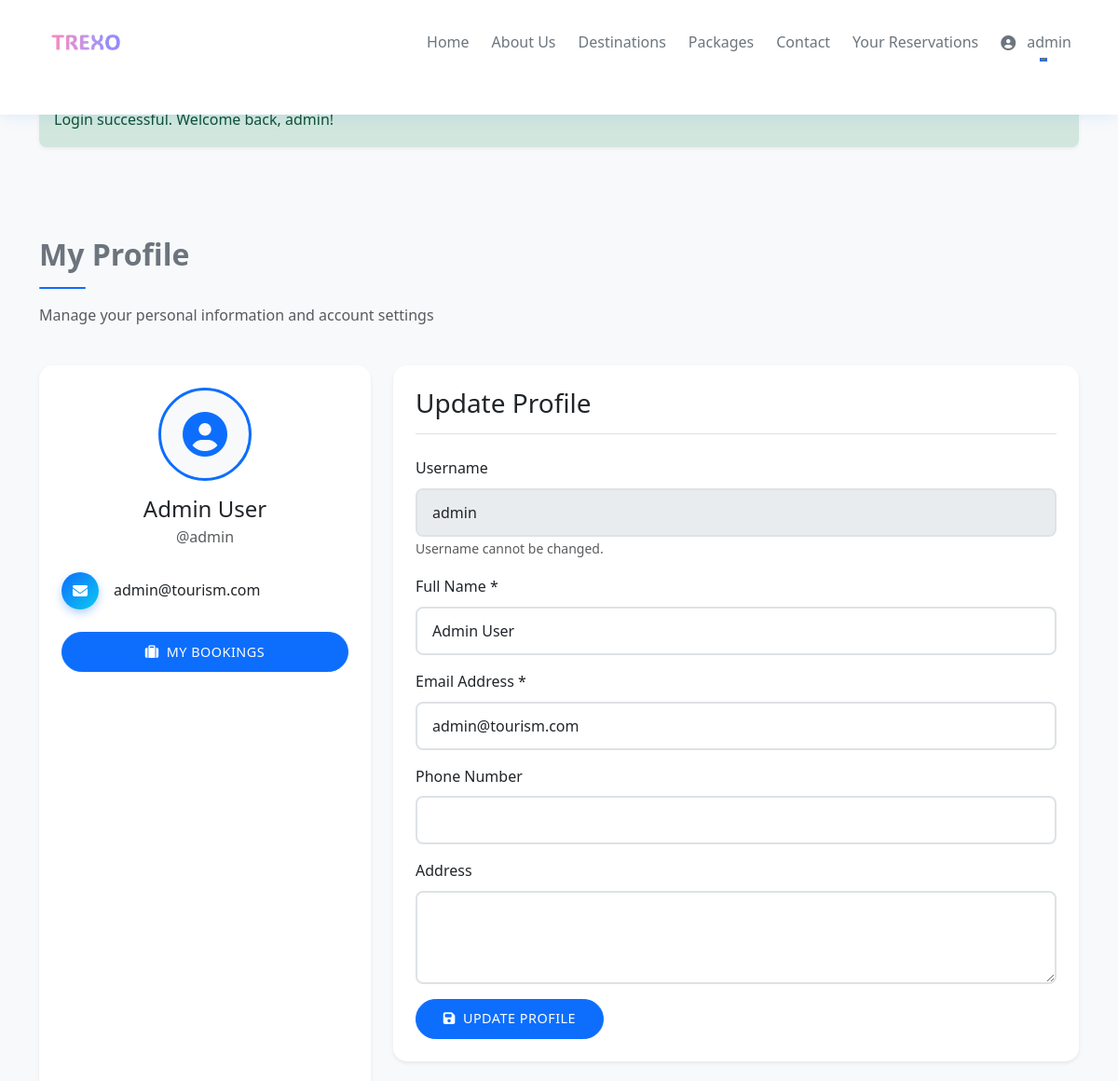
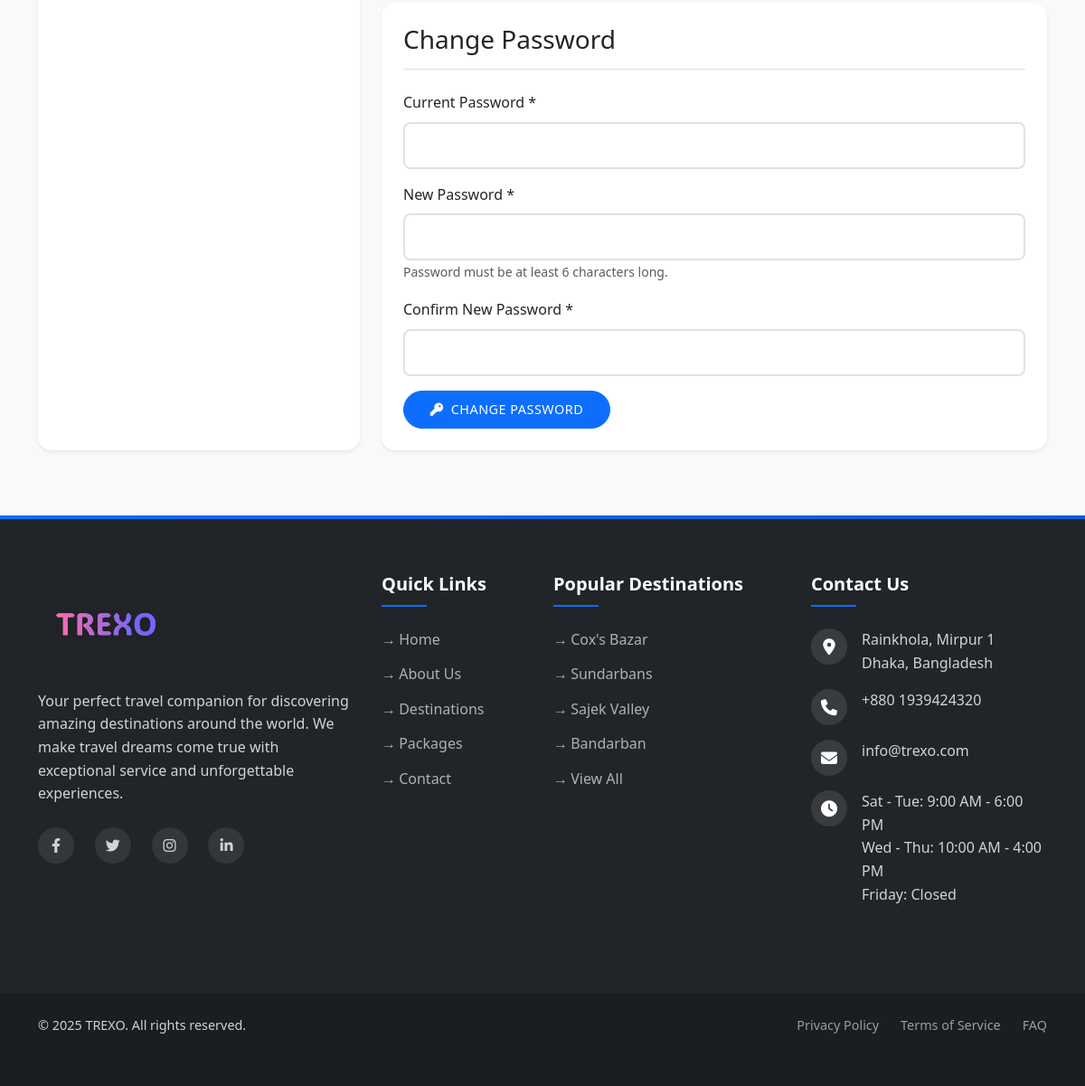
The app's page /profile.php (signed in) with its own data (2 pictures, top to bottom).
### tables this page shows
CREATE TABLE `users` (
  `id` int(11) NOT NULL,
  `username` varchar(50) NOT NULL,
  `password` varchar(255) NOT NULL,
  `email` varchar(100) NOT NULL,
  `full_name` varchar(100) NOT NULL,
  `phone` varchar(20) DEFAULT NULL,
  `address` text DEFAULT NULL,
  `user_type` enum('admin','customer') DEFAULT 'customer',
  `created_at` timestamp NOT NULL DEFAULT current_timestamp()
);

### profile.php (the view, shortened to what this page needs)
<?php
require_once 'includes/header.php';
require_once 'includes/navbar.php';
$user_id = $_SESSION['user_id'];
$user_query = "SELECT * FROM users WHERE id = ?";
$stmt = mysqli_prepare($conn, $user_query);
mysqli_stmt_bind_param($stmt, "i", $user_id);
mysqli_stmt_execute($stmt);
$user_result = mysqli_stmt_get_result($stmt);
$user = mysqli_fetch_assoc($user_result);
?>
<div class="container py-5">
    <div class="row mb-4">
        <div class="col-12">
            <h2 class="section-title">My Profile</h2>
            <p class="text-muted">Manage your personal information and account settings</p>
        </div>
    </div>
    <div class="row">
        <div class="col-md-4 mb-4">
            <div class="card shadow-sm border-0 h-100">
                <div class="card-body text-center p-4">
                    <div class="mb-4">
                        <div class="profile-avatar mx-auto mb-3">
                            <i class="fas fa-user-circle"></i>
                        </div>
                        <h4 class="mb-1"><?php echo $user['full_name']; ?></h4>
                        <p class="text-muted mb-3">@<?php echo $user['username']; ?></p>
                    </div>
                    <div class="profile-info mb-4">
                        <div class="d-flex align-items-center mb-3">
                            <div class="profile-icon">
                                <i class="fas fa-envelope"></i>
                            </div>
                            <div class="ms-3 text-start">
                                <p class="mb-0"><?php echo $user['email']; ?></p>
                            </div>
                        </div>
                    </div>
                    <div class="d-grid gap-2">
                        <a href="my_bookings.php" class="btn btn-primary">
                            <i class="fas fa-suitcase me-2"></i>My Bookings
                        </a>
                    </div>
                </div>
            </div>
        </div>
        <div class="col-md-8">
            <div class="card shadow-sm border-0 mb-4">
                <div class="card-body p-4">
                    <h3 class="mb-4 border-bottom pb-3">Update Profile</h3>
                    <form method="POST" action="">
                        <div class="mb-3">
                            <label for="username" class="form-label">Username</label>
                            <input type="text" class="form-control" id="username" value="<?php echo $user['username']; ?>" disabled>
                            <small class="text-muted">Username cannot be changed.</small>
                        </div>
                        <div class="mb-3">
                            <label for="full_name" class="form-label">Full Name *</label>
                            <input type="text" class="form-control" id="full_name" name="full_name" value="<?php echo $user['full_name']; ?>" required>
                        </div>
                        <div class="mb-3">
                            <label for="email" class="form-label">Email Address *</label>
                            <input type="email" class="form-control" id="email" name="email" value="<?php echo $user['email']; ?>" required>
                        </div>
                        <div class="mb-3">
                            <label for="phone" class="form-label">Phone Number</label>
                            <input type="text" class="form-control" id="phone" name="phone" value="<?php echo $user['phone']; ?>">
                        </div>
                        <div class="mb-3">
                            <label for="address" class="form-label">Address</label>
                            <textarea class="form-control" id="address" name="address" rows="3"><?php echo $user['address']; ?></textarea>
                        </div>
                        <button type="submit" name="update_profile" class="btn btn-primary">
                            <i class="fas fa-save me-2"></i>Update Profile
                        </button>
                    </form>
                </div>
            </div>
            <div class="card shadow-sm border-0">
                <div class="card-body p-4">
                    <h3 class="mb-4 border-bottom pb-3">Change Password</h3>
                    <form method="POST" action="">
                        <div class="mb-3">
                            <label for="current_password" class="form-label">Current Password *</label>
                            <input type="password" class="form-control" id="current_password" name="current_password" required>
                        </div>
                        <div class="mb-3">
                            <label for="new_password" class="form-label">New Password *</label>
                            <input type="password" class="form-control" id="new_password" name="new_password" required>
                            <small class="text-muted">Password must be at least 6 characters long.</small>
                        </div>
                        <div class="mb-3">
                            <label for="confirm_password" class="form-label">Confirm New Password *</label>
                            <input type="password" class="form-control" id="confirm_password" name="confirm_password" required>
                        </div>
                        <button type="submit" name="change_password" class="btn btn-primary">
                            <i class="fas fa-key me-2"></i>Change Password
                        </button>
                    </form>
                </div>
            </div>
        </div>
    </div>
</div>
<?php
require_once 'includes/footer.php';
?>

### css/style.css (style rules this page uses)
:root { --primary: #0d6efd; --secondary: #6c757d; --light: #f8f9fa; --dark: #212529; --danger: #dc3545; --success: #198754; --warning: #ffc107; --info: #0dcaf0; --primary-dark: #0b5ed7; --light-gray: #e9ecef; --border-color: #dee2e6; }
body { font-family: 'Segoe UI', Tahoma, Geneva, Verdana, sans-serif; line-height: 1.6; color: var(--dark); background-color: var(--light); min-height: 100%; display: grid; grid-template-rows: auto 1fr auto; }
.card { border: none; border-radius: 15px; box-shadow: 0 4px 6px rgba(0, 0, 0, 0.1); transition: all 0.3s ease; margin-bottom: 20px; overflow: hidden; background-color: white; }
.card-body { padding: 1.5rem; }
.btn { padding: 0.6rem 1.8rem; border-radius: 25px; font-weight: 500; transition: all 0.3s ease; text-transform: uppercase; letter-spacing: 0.5px; font-size: 0.9rem; }
.btn-primary { background-color: var(--primary); border-color: var(--primary); }
.form-control { border-radius: 8px; padding: 0.75rem 1rem; border: 2px solid var(--border-color); transition: all 0.3s ease; }
.form-label { font-weight: 500; margin-bottom: 0.5rem; color: var(--dark); }
a { text-decoration: none; color: var(--primary); transition: all 0.3s ease; }
.card { margin-bottom: 1.5rem; box-shadow: 0 0.125rem 0.25rem rgba(0, 0, 0, 0.075); }
.section-title { position: relative; color: var(--secondary); font-weight: 700; margin-bottom: 0.5rem; padding-bottom: 0.5rem; }
.section-title::after { content: ''; position: absolute; left: 0; bottom: 0; height: 3px; width: 60px; background-color: var(--primary); border-radius: 3px; }
html { height: 100%; }
.container { padding-bottom: 2rem; }

### includes/header.php (style rules this page uses)
:root { --primary: #0d6efd; --secondary: #6c757d; --light: #f8f9fa; --dark: #212529; --danger: #dc3545; }
body { padding-top: 76px; }

### profile.php (style rules this page uses)
.section-title { position: relative; margin-bottom: 1rem; padding-bottom: 1rem; border-bottom: 2px solid #f8f9fa; }
.section-title::after { content: ''; position: absolute; bottom: -2px; left: 0; width: 50px; height: 2px; background-color: var(--primary); }
.profile-avatar { width: 100px; height: 100px; background-color: #f8f9fa; border-radius: 50%; display: flex; align-items: center; justify-content: center; font-size: 3rem; color: var(--primary); border: 3px solid var(--primary); }
.profile-icon { width: 40px; height: 40px; background: linear-gradient(135deg, #0d6efd, #0dcaf0); border-radius: 50%; display: flex; align-items: center; justify-content: center; color: white; flex-shrink: 0; box-shadow: 0 4px 10px rgba(13, 110, 253, 0.3); }

### records on screen
users: full_name "Admin User", username "admin", email "admin@tourism.com"

### other values on screen
$message "Login successful. Welcome back, admin!"
$_SESSION['username'] "admin"
